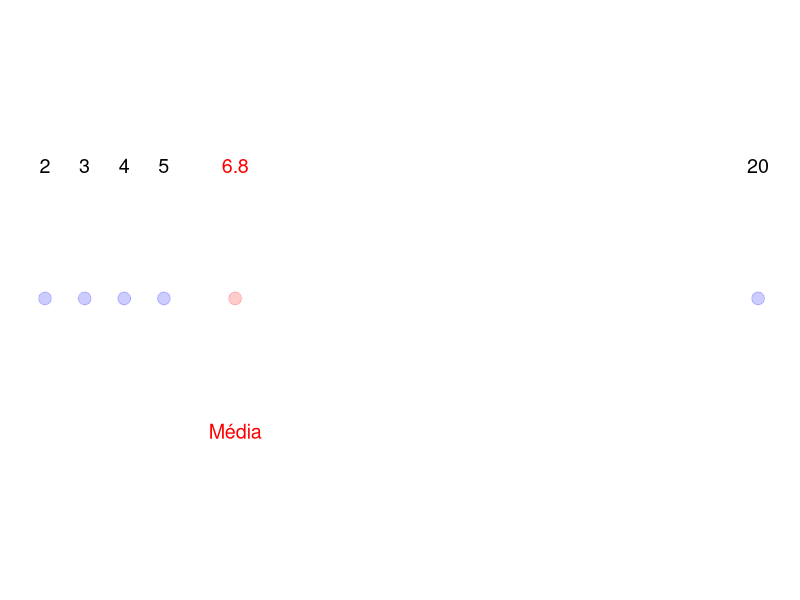
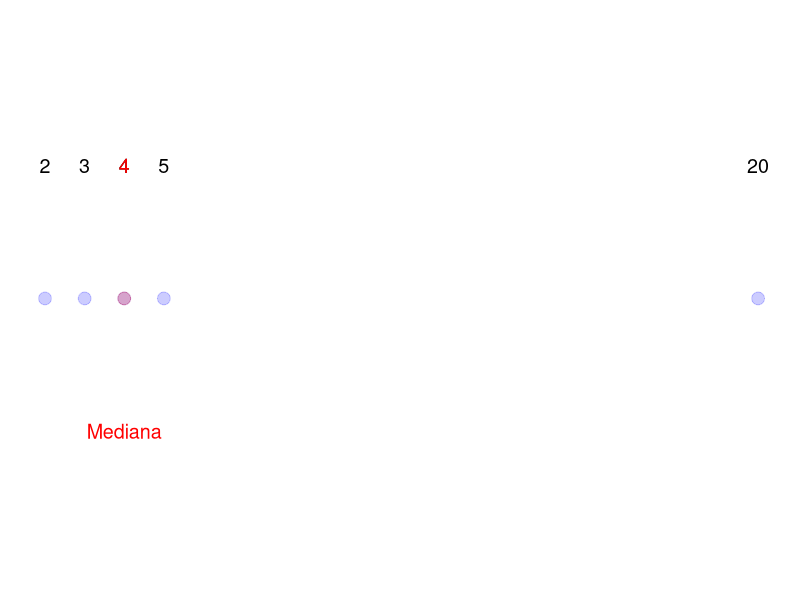
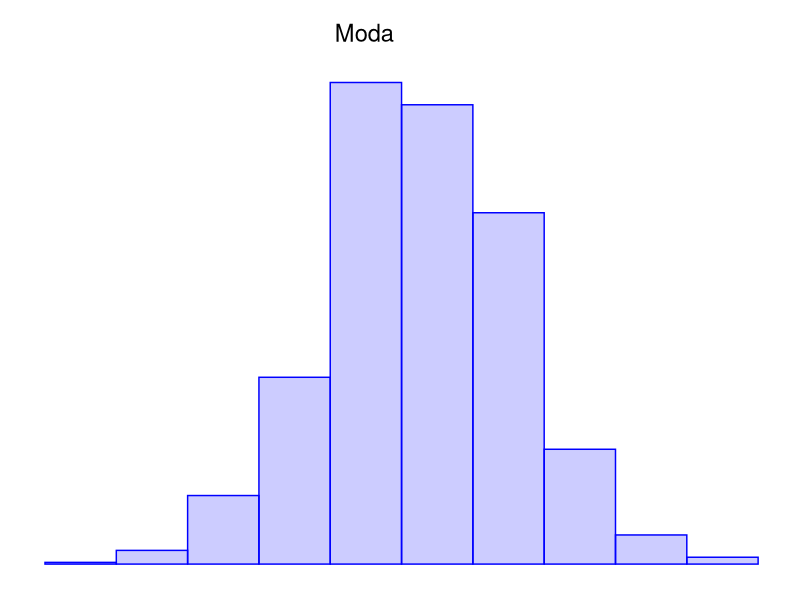

These figures' R source, in order:
## ---- chunk 1
knitr::opts_chunk$set(echo = T,
                      message = F, 
                      warning = F, 
                      dev.args = list(bg = 'transparent'),
                      cache.rebuild = F,
                      cache = F, 
                      fig.align = 'center')
## ---- chunk 2
library(ggplot2)
library(ggthemes)
library(dplyr)

ggplot(data = NULL) +
  geom_point(aes(x = c(5,3,20,2,4), y = 0), size = 4, col = alpha("blue", alpha = 0.2)) +
  geom_point(aes(x = mean(c(5,3,20,2,4)), y = 0), size = 4, col = alpha("red", alpha = 0.2)) +
  geom_text(aes(x = c(5,3,20,2,4), y = 0.1, label = c(5,3,20,2,4)), size = 5, col = "black") +
  geom_text(aes(x =  mean(c(5,3,20,2,4)), y = 0.1, label =  mean(c(5,3,20,2,4))), size = 5, col = "red") +
  geom_text(aes(x = mean(c(5,3,20,2,4)), y = -0.1, label = "Média"), col = "red", size = 5) +
  ylim(c(-0.2, 0.2)) +
  theme_map()
## ---- chunk 3
ggplot(data = NULL) +
  geom_point(aes(x = c(5,3,20,2,4), y = 0), size = 4, col = alpha("blue", alpha = 0.2)) +
  geom_point(aes(x = median(c(5,3,20,2,4)), y = 0), size = 4, col = alpha("red", alpha = 0.2)) +
  geom_text(aes(x = c(5,3,20,2,4), y = 0.1, label = c(5,3,20,2,4)), size = 5, col = "black") +
  geom_text(aes(x =  median(c(5,3,20,2,4)), y = 0.1, label =  median(c(5,3,20,2,4))), size = 5, col = "red") +
  geom_text(aes(x = median(c(5,3,20,2,4)), y = -0.1, label = "Mediana"), col = "red", size = 5) +
  ylim(c(-0.2, 0.2)) +
  theme_map()
## ---- chunk 4
set.seed(656)
x <- round(rnorm(1000, mean = 50, sd = 10), 0)



dados <- data.frame(x = x)
dados <- dados %>% group_by(x) %>% count()
moda <- dados[dados$n == max(dados$n),]$x

media <- mean(x)
mediana <- median(x)

ggplot(data = NULL) +
  geom_histogram(aes(x = x), bins = 10, fill = alpha("blue", alpha = 0.2), col = "blue") + 
  geom_text(aes(x = moda - 6.5, y = 310, label = "Moda"), size = 6) +
  theme_map()
  
## ---- chunk 5
x <- c(5,3,20,2,4)

mean(x)
## ---- chunk 6
x <- c(5,3,20,2,4)
dados <- data.frame(x = x)
mean(dados$x)
## ---- chunk 7
# Define a função
media <- function(x){
      acumulador <- 0
        for(i in 1:length(x)){
          acumulador <- acumulador + x[i]  
        }
      media <- acumulador/length(x)
      return(media)
      }

# Executa a função
media(c(5,3,20,2,4))
## ---- chunk 8
x = c(2,4,5,6,8)

var(x)
